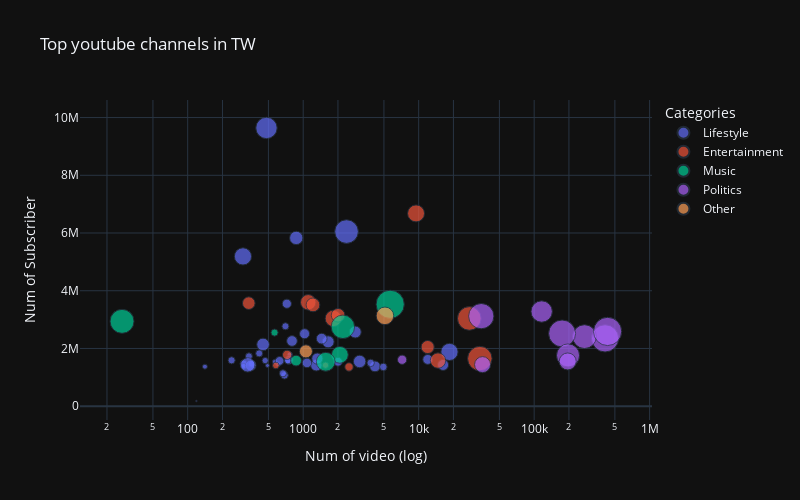

Here is the notebook cell this chart was saved with:
### Code cell
fig = px.scatter(channel, x="video_count", y="sub_count",color='topic',
                 log_x=True,
                 size='view_count',
                 labels={
                     "sub_count": "Num of Subscriber",
                     "video_count": "Num of video (log)",
                     "name": "Channel Name",
                     "topic": "Categories",
                     "view_count":"Num of views"
                 },
                 hover_name='name',
                 hover_data={
                    "topic":True,
                    "sub_count":True,
                    "video_count":True,
                    "video_count":False,
                },
                 category_orders={
                              "topic": ["Lifestyle", "Entertainment","Music","Politics","Other"]},
                 title="Top youtube channels in TW",
                #  autosize=False,
                 width=800,
                 height=500,                
                 template="plotly_dark"
                 )
fig.show()

### Figure 1 — Plotly figure (JSON) as saved in the notebook; plotly's stock layout.template omitted (floating-point values rounded to 4 significant figures)
{"data": [{"customdata": [["Lifestyle"], ["Lifestyle"], ["Lifestyle"], ["Lifestyle"], ["Lifestyle"], ["Lifestyle"], ["Lifestyle"], ["Lifestyle"], ["Lifestyle"], ["Lifestyle"], ["Lifestyle"], ["Lifestyle"], ["Lifestyle"], ["Lifestyle"], ["Lifestyle"], ["Lifestyle"], ["Lifestyle"], ["Lifestyle"], ["Lifestyle"], ["Lifestyle"], ["Lifestyle"], ["Lifestyle"], ["Lifestyle"], ["Lifestyle"], ["Lifestyle"], ["Lifestyle"], ["Lifestyle"], ["Lifestyle"], ["Lifestyle"], ["Lifestyle"], ["Lifestyle"], ["Lifestyle"], ["Lifestyle"], ["Lifestyle"], ["Lifestyle"], ["Lifestyle"], ["Lifestyle"], ["Lifestyle"], ["Lifestyle"], ["Lifestyle"], ["Lifestyle"], ["Lifestyle"], ["Lifestyle"], ["Lifestyle"]], "hovertemplate": "<b>%{hovertext}</b><br><br>Categories=%{customdata[0]}<br>Num of Subscriber=%{y}<br>Num of views=%{marker.size}<extra></extra>", "hovertext": ["MASA", "Roman and Sharon", "凱文羊", "Jay Lee Painting", "志祺七七 X 圖文不符", "Joeman", "白癡公主", "Ku's dream酷的夢-", "人生肥宅x尊", "Rosalina's Kitchen 蘿潔塔的廚房", "Hot Emma", "Terry Films", "好棒Bump", "千千進食中", "健康2.0", "喪屍老爸", "安啾咪", "WACKYBOYS 反骨男孩", "黃氏兄弟", "葉式特工Yes Ranger", "蔡阿嘎Life", "Pan Piano", "欸你這週要幹嘛", "滴妹", "啾啾鞋", "HOOK", "眾量級CROWD", "HowFun", "77老大", "台灣達人秀", "PAPAYA 電腦教室", "木曜4超玩", "Cate Food Travel 凱特食旅", "胡子Huzi", "阿滴英文", "奇軒Tricking", "蔡阿嘎", "GQ Taiwan", "綜藝玩很大 Mr.Player", "三原JAPAN Sanyuan_JAPAN", "亮生活 / Bright Side", "黃阿瑪的後宮生活", "Andy & Popo", "角落動物TV Top animal world"], "legendgroup": "Lifestyle", "marker": {"color": "#636efa", "size": [198675728, 4047401140, 16206678, 1290287546, 840708684, 1034144980, 284350851, 344860066, 370045140, 187058420, 394645061, 1145001378, 179409610, 358960765, 707788356, 960615766, 249844849, 902156857, 1031843116, 2145193429, 538940168, 609919043, 415742676, 275239373, 314882385, 372867157, 823845815, 660620599, 186617496, 2139028082, 114866321, 832664924, 832217324, 371062003, 360119034, 3302094898, 728678508, 412098795, 1134051834, 561367360, 401425875, 551835938, 1498300774, 885175345], "sizemode": "area", "sizeref": 14450000.0, "symbol": "circle"}, "mode": "markers", "name": "Lifestyle", "orientation": "v", "showlegend": true, "type": "scatter", "x": [766, 2373, 119, 871, 4185, 2825, 469, 339, 240, 605, 305, 449, 141, 416, 11984, 1299, 305, 1326, 1645, 301, 750, 722, 689, 362, 737, 360, 800, 1078, 569, 18484, 490, 1447, 351, 668, 702, 481, 1028, 4946, 3083, 2003, 3840, 625, 331, 16267], "xaxis": "x", "y": [1790000, 6050000, 180000, 5830000, 1380000, 2570000, 1580000, 1730000, 1590000, 1460000, 1470000, 2140000, 1370000, 1830000, 1620000, 1420000, 1380000, 1650000, 2230000, 5190000, 1600000, 3550000, 1070000, 1450000, 1580000, 1470000, 2260000, 1500000, 1540000, 1880000, 1410000, 2340000, 1410000, 1140000, 2770000, 9640000, 2510000, 1360000, 1550000, 1540000, 1500000, 1570000, 1430000, 1430000], "yaxis": "y"}, {"customdata": [["Entertainment"], ["Entertainment"], ["Entertainment"], ["Entertainment"], ["Entertainment"], ["Entertainment"], ["Entertainment"], ["Entertainment"], ["Entertainment"], ["Entertainment"], ["Entertainment"], ["Entertainment"], ["Entertainment"], ["Entertainment"]], "hovertemplate": "<b>%{hovertext}</b><br><br>Categories=%{customdata[0]}<br>Num of Subscriber=%{y}<br>Num of views=%{marker.size}<extra></extra>", "hovertext": ["Namewee", "YOYOTV", "寶寶巴士 - 中文兒歌童謠 - 卡通動畫", "STR Network", "民視戲劇館 Formosa TV Dramas", "Muse木棉花-TW", "碰碰狐 鯊魚寶寶 (兒童兒歌・故事)", "這群人TGOP", "瑪莎與熊 Masha and The Bear CH", "Howwork X 六指淵", "NewShowBiz完全娛樂", "墨鏡哥SG", "Muse Asia", "cheap"], "legendgroup": "Entertainment", "marker": {"color": "#EF553B", "size": [1722008098, 1723811474, 1943534127, 624545474, 4338556536, 1247257257, 1353130701, 1153884609, 1377190004, 322584665, 4046433910, 512393759, 2090121108, 296590880], "sizemode": "area", "sizeref": 14450000.0, "symbol": "circle"}, "mode": "markers", "name": "Entertainment", "orientation": "v", "showlegend": true, "type": "scatter", "x": [1105, 14702, 1825, 726, 33857, 11964, 2006, 338, 1216, 580, 27452, 2494, 9492, 1561], "xaxis": "x", "y": [3600000, 1580000, 3040000, 1780000, 1650000, 2050000, 3150000, 3570000, 3510000, 1410000, 3040000, 1360000, 6680000, 1420000], "yaxis": "y"}, {"customdata": [["Music"], ["Music"], ["Music"], ["Music"], ["Music"], ["Music"], ["Music"]], "hovertemplate": "<b>%{hovertext}</b><br><br>Categories=%{customdata[0]}<br>Num of Subscriber=%{y}<br>Num of views=%{marker.size}<extra></extra>", "hovertext": ["滾石唱片 ROCK RECORDS", "華納音樂 Warner Music Taiwan", "周杰倫 Jay Chou", "福茂唱片", "相信音樂BinMusic", "華研國際", "Ru's Piano Ru味春捲"], "legendgroup": "Music", "marker": {"color": "#00cc96", "size": [5772130622, 836374672, 4171577284, 2054968369, 4000143801, 2559192985, 371030186], "sizemode": "area", "sizeref": 14450000.0, "symbol": "circle"}, "mode": "markers", "name": "Music", "orientation": "v", "showlegend": true, "type": "scatter", "x": [5666, 868, 27, 2078, 2206, 1568, 565], "xaxis": "x", "y": [3530000, 1580000, 2940000, 1780000, 2750000, 1540000, 2550000], "yaxis": "y"}, {"customdata": [["Politics"], ["Politics"], ["Politics"], ["Politics"], ["Politics"], ["Politics"], ["Politics"], ["Politics"], ["Politics"], ["Politics"]], "hovertemplate": "<b>%{hovertext}</b><br><br>Categories=%{customdata[0]}<br>Num of Subscriber=%{y}<br>Num of views=%{marker.size}<extra></extra>", "hovertext": ["東森新聞 CH51", "中天電視", "中天新聞", "少康戰情室 TVBS Situation Room", "TVBS NEWS", "風傳媒 The Storm Media", "關鍵時刻", "三立新聞網SETN", "三立LIVE新聞", "中時新聞網"], "legendgroup": "Politics", "marker": {"color": "#ab63fa", "size": [5377662740, 3300922732, 4104182183, 1863933529, 5780086601, 625513878, 4642554363, 5268024442, 3848555852, 2098677032], "sizemode": "area", "sizeref": 14450000.0, "symbol": "circle"}, "mode": "markers", "name": "Politics", "orientation": "v", "showlegend": true, "type": "scatter", "x": [411224, 116163, 272746, 35750, 432382, 7190, 34834, 174617, 196532, 195302], "xaxis": "x", "y": [2350000, 3280000, 2410000, 1440000, 2590000, 1610000, 3120000, 2520000, 1760000, 1550000], "yaxis": "y"}, {"customdata": [["Other"], ["Other"]], "hovertemplate": "<b>%{hovertext}</b><br><br>Categories=%{customdata[0]}<br>Num of Subscriber=%{y}<br>Num of views=%{marker.size}<extra></extra>", "hovertext": ["DE JuN", "阿神"], "legendgroup": "Other", "marker": {"color": "#FFA15A", "size": [1239411551, 2250607100], "sizemode": "area", "sizeref": 14450000.0, "symbol": "circle"}, "mode": "markers", "name": "Other", "orientation": "v", "showlegend": true, "type": "scatter", "x": [1056, 5104], "xaxis": "x", "y": [1900000, 3130000], "yaxis": "y"}], "layout": {"height": 500, "legend": {"itemsizing": "constant", "title": {"text": "Categories"}, "tracegroupgap": 0}, "title": {"text": "Top youtube channels in TW"}, "width": 800, "xaxis": {"anchor": "y", "domain": [0, 1], "title": {"text": "Num of video (log)"}, "type": "log"}, "yaxis": {"anchor": "x", "domain": [0, 1], "title": {"text": "Num of Subscriber"}}}}
